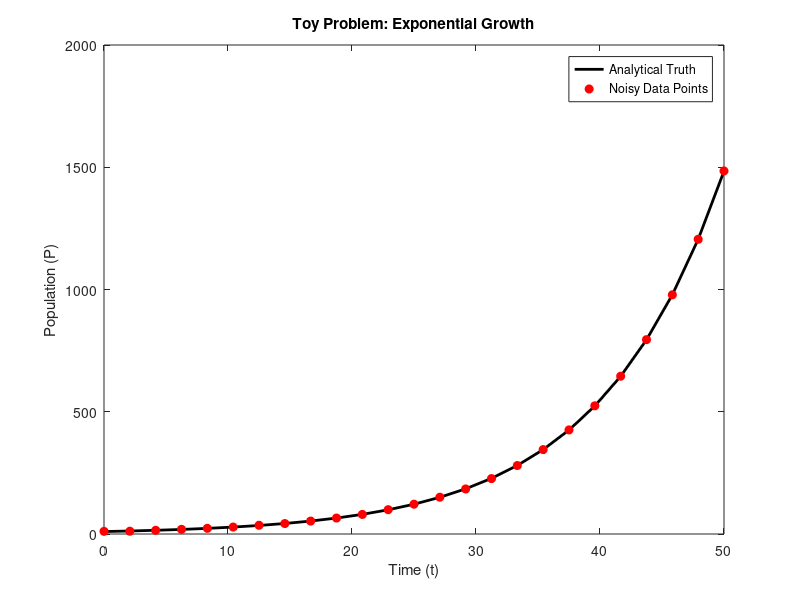

Recreate this plot in MATLAB.

%ODE (Exponential Growth Model): dP/dt = rP
%Analytical Solution: P(t) = P0*e^(rt)


% Parameters
r = 0.1;  %growth rate
P0 = 10; %Initial Population
t = linspace(0, 50, 25)'; % 25 data points

% Analytical Solution (Clean Data)
P_clean = P0 * exp(r * t);

% Add a tiny bit of noise (to see if SINDy/GP can handle it)
P_noisy = P_clean + 0.5 * randn(size(P_clean));

% Plot to verify
plot(t, P_clean, 'k-', 'LineWidth', 2); hold on;
plot(t, P_noisy, 'ro', 'MarkerFaceColor', 'r');
legend('Analytical Truth', 'Noisy Data Points');
xlabel('Time (t)'); ylabel('Population (P)');
title('Toy Problem: Exponential Growth');
